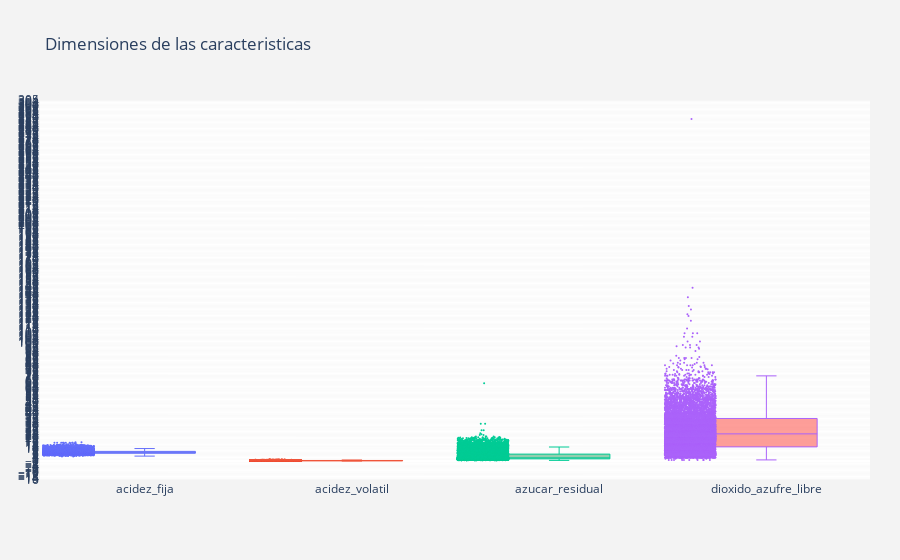

The cell this chart's notebook holds for it:
### Code cell
# Definimos los colores que usaremos para cada característica en la visualización
colors = ['rgba(93, 164, 214, 0.5)', 'rgba(255, 144, 14, 0.5)', 'rgba(44, 160, 101, 0.5)','rgba(255, 65, 54, 0.5)']

# Creamos un objeto Figura vacío
fig = go.Figure()

# Para cada característica, datos y color en nuestras listas, creamos un trazo de gráfico de caja
for xd, yd, cls in zip(feature_cols, y_data, colors):
        fig.add_trace(go.Box(
            y=yd,
            name=xd,
            boxpoints='all',  # Mostrar todos los puntos de datos
            jitter=0.5,  # Agregar una pequeña variación aleatoria a la posición de los puntos de datos
            whiskerwidth=0.2,  # Establecer el ancho de los bigotes del diagrama de caja
            fillcolor=cls,  # Establecer el color de relleno del diagrama de caja
            marker_size=2,  # Tamaño de los puntos de datos
            line_width=1)   # Ancho de la línea del diagrama de caja
        )

# Actualizamos el diseño de la figura
fig.update_layout(
    title='Dimensiones de las caracteristicas ',
    yaxis=dict(
        autorange=True,  # Permitir que la escala del eje y se ajuste automáticamente
        showgrid=True,  # Mostrar la cuadrícula
        zeroline=True,  # Mostrar la línea del cero
        dtick=1,  # Intervalo entre las marcas del eje y
        gridcolor='rgb(255, 255, 255)',  # Color de la cuadrícula
        gridwidth=1,  # Ancho de la cuadrícula
        zerolinecolor='rgb(255, 255, 255)',  # Color de la línea del cero
        zerolinewidth=2,  # Ancho de la línea del cero
    ),
    margin=dict(
        l=40,
        r=30,
        b=80,
        t=100,
    ),
    paper_bgcolor='rgb(243, 243, 243)',  # Color de fondo de la figura
    plot_bgcolor='rgb(243, 243, 243)',  # Color de fondo del trazado
    showlegend=False  # No mostrar leyenda
)

### Figure 1 — Plotly figure (JSON) as saved in the notebook; plotly's stock layout.template omitted (floating-point values rounded to 4 significant figures; data arrays with more than 128 entries replaced by an {"elided": "..."} marker saying what was removed)
{"data": [{"boxpoints": "all", "fillcolor": "rgba(93, 164, 214, 0.5)", "jitter": 0.5, "line": {"width": 1}, "marker": {"size": 2}, "name": "acidez_fija", "type": "box", "whiskerwidth": 0.2, "y": {"elided": "9396 float values"}}, {"boxpoints": "all", "fillcolor": "rgba(255, 144, 14, 0.5)", "jitter": 0.5, "line": {"width": 1}, "marker": {"size": 2}, "name": "acidez_volatil", "type": "box", "whiskerwidth": 0.2, "y": {"elided": "9396 float values"}}, {"boxpoints": "all", "fillcolor": "rgba(44, 160, 101, 0.5)", "jitter": 0.5, "line": {"width": 1}, "marker": {"size": 2}, "name": "azucar_residual", "type": "box", "whiskerwidth": 0.2, "y": {"elided": "9396 float values"}}, {"boxpoints": "all", "fillcolor": "rgba(255, 65, 54, 0.5)", "jitter": 0.5, "line": {"width": 1}, "marker": {"size": 2}, "name": "dioxido_azufre_libre", "type": "box", "whiskerwidth": 0.2, "y": {"elided": "9396 float values"}}], "layout": {"margin": {"b": 80, "l": 40, "r": 30, "t": 100}, "paper_bgcolor": "rgb(243, 243, 243)", "plot_bgcolor": "rgb(243, 243, 243)", "showlegend": false, "title": {"text": "Dimensiones de las caracteristicas "}, "yaxis": {"autorange": true, "dtick": 1, "gridcolor": "rgb(255, 255, 255)", "gridwidth": 1, "showgrid": true, "zeroline": true, "zerolinecolor": "rgb(255, 255, 255)", "zerolinewidth": 2}}}
